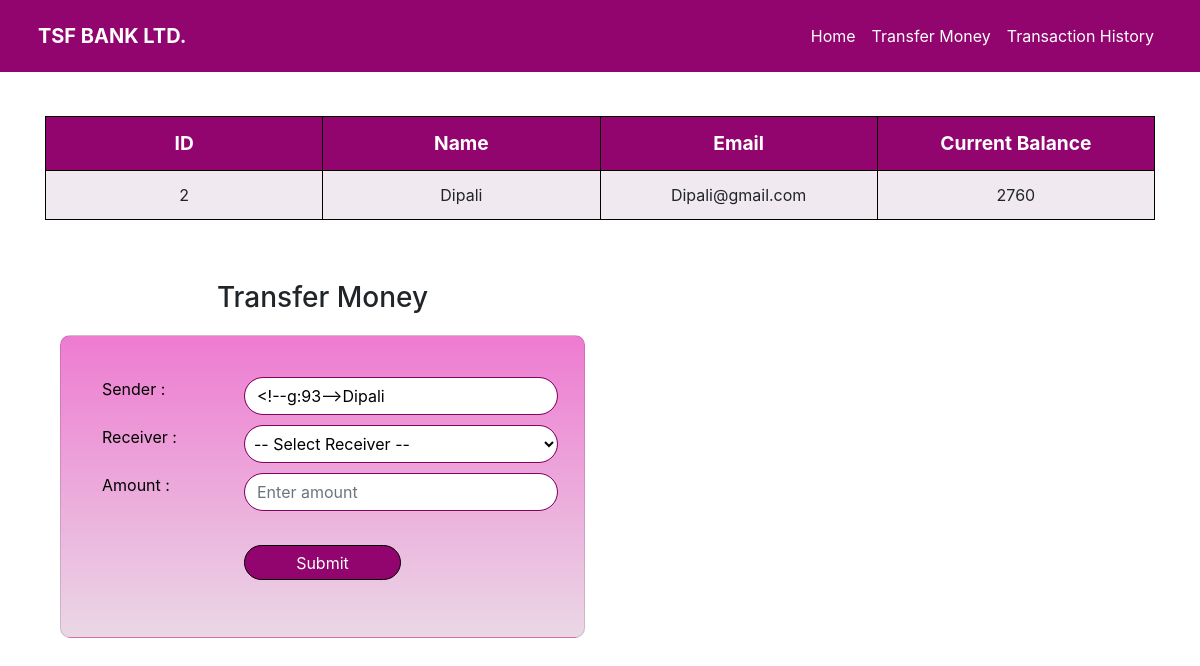
The page /transfer.php?id=2 on the database its author committed.
### tables this page shows
CREATE TABLE `customers` (
  `id` int(10) NOT NULL,
  `name` varchar(30) NOT NULL,
  `email` varchar(30) NOT NULL,
  `mobile` int(10) NOT NULL,
  `balance` int(30) NOT NULL
);

### transfer.php (the view, shortened to what this page needs)
<!DOCTYPE html>
<html lang="en">
    <head>
        <link rel="stylesheet" href="https://maxcdn.bootstrapcdn.com/bootstrap/4.3.1/css/bootstrap.min.css">
        <link rel="stylesheet" href="css/main.css">
    </head>
    <body>
    <?php include('navbar.php') ?>
    <div class="container">
        <h2 class="text-center" style="margin-bottom:7%">Account Details</h2>
        <?php
            echo '<div id="table_align" class="table-responsive">
            <table class="table table-bordered" >
                <tr>
                    <th>ID</th>
                    <th>Name</th>
                    <th>Email</th>
                    <th>Current Balance</th>
                </tr>';
                function fetchData(){
                    $connect = mysqli_connect("localhost", "root", "", "banksystem");
                    $sql = "SELECT * FROM Customers where id='" . $_GET['id'] . "' ";
                    $output = '';
                    $result = mysqli_query($connect, $sql);
                    while($row = mysqli_fetch_array($result)){
                        $output .= '<tr>
                                    <td>'.$row["id"].'</td>
                                    <td id="1">'.$row["name"].'</td>
                                    <td>'.$row["email"].'</td>
                                    <td>'.$row["balance"].'</td>
                                    </tr>';
                    }
                    return $output;
                }
                echo fetchData();
            echo '</table> </div> <br />';
        ?>
        <div class="col-lg-6">
            <h3 style="margin:4%" class="text-center">Transfer Money</h3>
                <div class="card chapterCard" >
                    <div class="card-body" >
                        <form action="insert.php" method="POST">
                        <div class="form-group">
                        <div class="row ">
                            <label class=" col-lg-4">Sender :</label>
                            <input type="text" class="form-control col-lg-8" value ="" id="from_customer" name="from_customer"> <br><br>
                            <label class=" col-lg-4">Receiver :</label>
                            <select class="dropClass form-control col-lg-8" value=" " name="to_customer" required>
                                <option disabled selected>-- Select Receiver --</option>
                            </select>
                            </select><br><br>
                            <label class=" col-lg-4">Amount :</label>
                            <input type="number" class="col-lg-8 form-control" placeholder="Enter amount" autocomplete="off" value ="" name="amount" required> <br><br>
                            <div class=" col-lg-4"></div>
                            <button type="submit" class="btn btnprimary col-lg-4" id="submit_money" name="submit_money">Submit</button>
                            </div>
                            </div>
                        </form>
                </div>
            </div>
        </div>
    </body>
</html>

### css/main.css (style rules this page uses)
* { box-sizing: border-box; margin: 0px; padding: 0px; }
.table, .table td,.table th { border :1px solid black; }
.table { text-align: center; width: 100%; border-collapse: collapse; table-layout: fixed; }
.table th { background-color: rgb(146, 5, 111); color:white; font-size: larger; }
.table tr:nth-child(even) { background-color: rgb(240, 234, 240); }
.form-group input, .form-group textarea, .form-group select { border-radius: 20px; padding-left: 50x; border: 1px solid rgb(128, 4, 97); }
.chapterCard { border-radius: 10px; background-image: linear-gradient(to bottom, rgb(238, 123, 209),rgba(150, 56, 126, 0.2)); padding: 4%; }
input, textarea { padding: 5px; }
.dropClass { padding: 5px; }
#submit_money { border: 1px solid black; padding: 1% 5% 1% 5%; background-color: rgb(146, 5, 111); color: white; border-radius: 20px; margin-top: 5%; }
.chapterCard input, .chapterCard select, .chapterCard label, .chapterCard select option { font-weight: 400; color: black; }

### rows shown on the page
customers: id "2", name "Dipali", email "Dipali@gmail.com", balance "2760"
